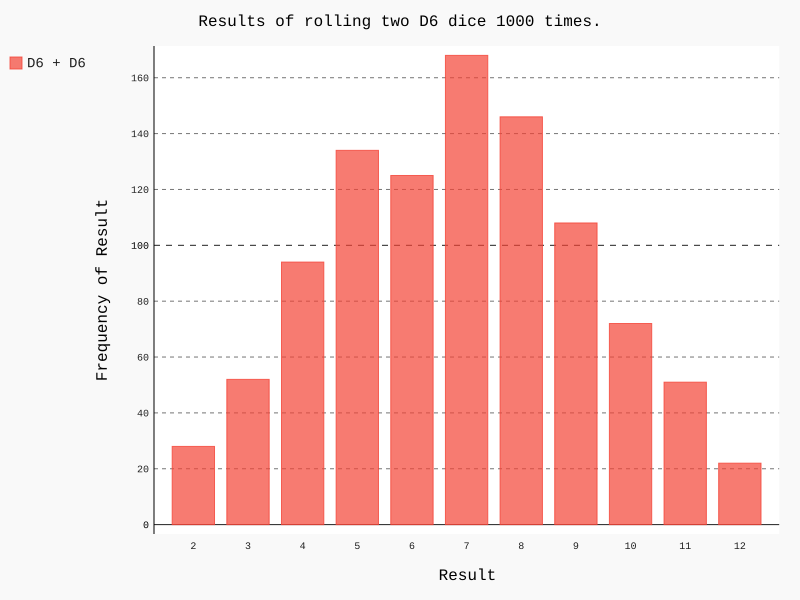

Write the Python code that produced this figure.
# 导入必要的模块和类
from die import Die
import pygal

# 创建两个D6实例
die_1 = Die()
die_2 = Die()

# 掷骰子多次，并将结果存储在一个列表中
results = []
for roll_num in range(1000):
    result = die_1.roll() + die_2.roll()
    results.append(result)

# 分析结果
frequencies = []
max_result = die_1.num_sides + die_2.num_sides
for value in range(2, max_result+1):
    frequency = results.count(value)
    frequencies.append(frequency)

# 对结果进行可视化
hist = pygal.Bar()

hist.title = "Results of rolling two D6 dice 1000 times."
hist.x_labels = ['2', '3', '4', '5', '6', '7', '8', '9', '10', '11', '12']
hist.x_title = "Result"
hist.y_title = "Frequency of Result"

hist.add('D6 + D6', frequencies)
hist.render_to_file('/home/yyh/Documents/VSCode_work/chapter15/dice_visual.svg')
